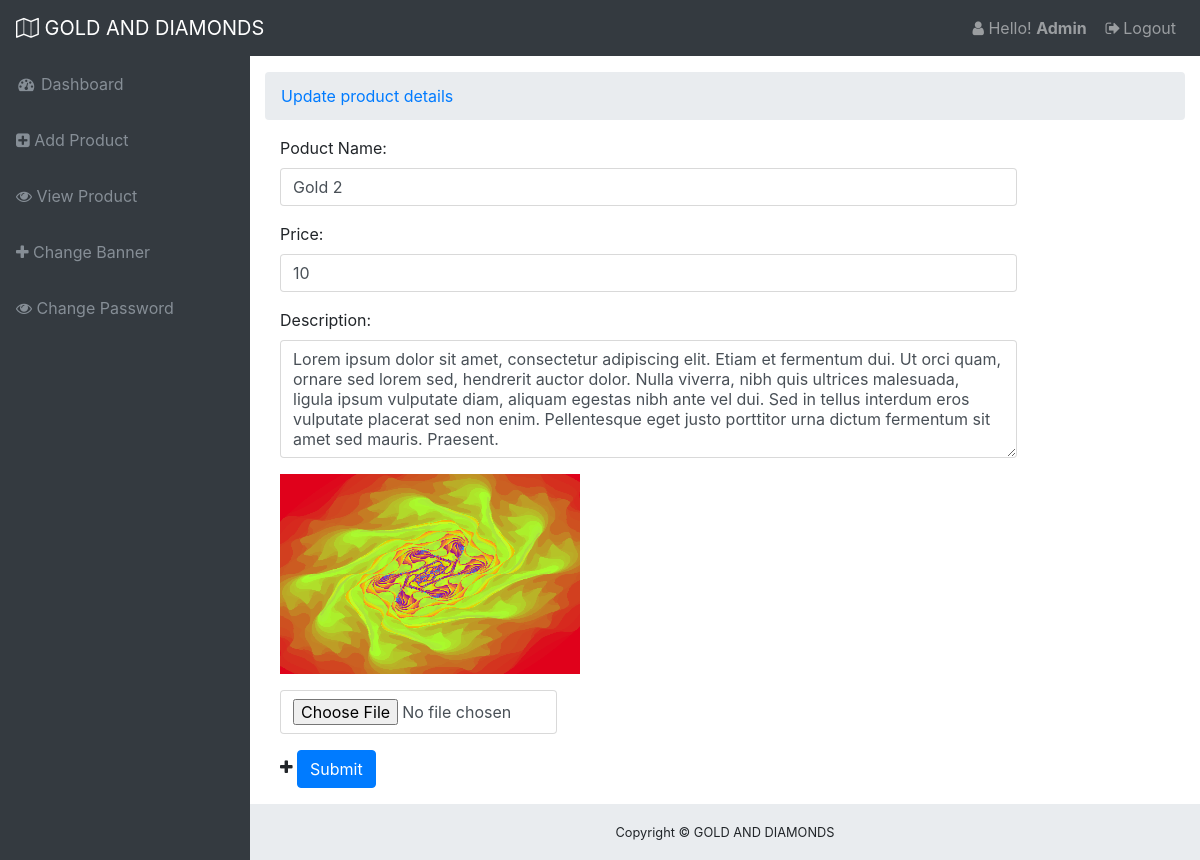
/GD/gdadmin/editproduct.php?prodid=9 (signed in), run on the app's committed database.
### tables this page shows
CREATE TABLE `tbl_product` (
  `id` int(11) NOT NULL,
  `productName` varchar(255) NOT NULL,
  `description` text NOT NULL,
  `price` int(11) NOT NULL,
  `image` varchar(255) NOT NULL
);

### GD/classes/Product.php (called while the page is built, shortened)
<?php
$filepath = realpath(dirname(__FILE__));
include_once ($filepath."/../libs/Database.php");
include_once ($filepath."/../helpers/Format.php");
Class Product{
	private $db;
	private $fm;
	public function __construct(){
		$this->db = new Database();
		$this->fm = new Format();
	}
	public function getProdById($id){
		$pid = $this->fm->validation($id);
		$pid = mysqli_real_escape_string($this->db->link, $pid);
		$sql = "SELECT * FROM tbl_product WHERE id = '$pid' ";
		$result = $this->db->select($sql);
		return $result;
	}
}
?>

### GD/libs/Database.php (called while the page is built, shortened)
<?php
Class Database{
	public $host   = DB_HOST;
	public $user   = DB_USER;
	public $pass   = DB_PASS;
	public $dbname = DB_NAME;
	public $link;
	private function connectDB(){
	$this->link = new mysqli($this->host, $this->user, $this->pass, $this->dbname);
 }
	public function select($query){
		$result = $this->link->query($query) or die($this->link->error.__LINE__);
		if($result->num_rows > 0){
			return $result;
		} else {
			return false;
		}
	}
}

### GD/helpers/Format.php (called while the page is built, shortened)
<?php
class Format{
	public function validation($data){
		$data = trim($data);
		$data = stripcslashes($data);
		$data = htmlspecialchars($data);
		return $data;
	}
}
?>

### GD/gdadmin/editproduct.php (the view, shortened to what this page needs)
<?php
include_once "admin_header.php";
if (!isset($_GET['prodid']) && $_GET['prodid'] == NULL) {
        echo "<script>window.location='viewpproduct.php';</script>";
    }else{
        $pdid = $_GET['prodid'];
    }
?>
    <div class="container-fluid">
      <ol class="breadcrumb">
        <li class="breadcrumb-item">
          <a href="#">Update product details</a>
        </li>
      </ol>
		<form class="form-horizontal" action="" method="POST" enctype="multipart/form-data">
			<?php
               		$pdinfo = $pd->getProdById($pdid);
               		if ($pdinfo) {
               			while ($pdresult = $pdinfo->fetch_assoc()) {
               ?>
		  <div class="form-group">
		    <label class="control-label col-sm-2" for="email">Poduct Name:</label>
		    <div class="col-sm-10">
		      <input type="text" name="pname" class="form-control" id="email" value="<?php echo $pdresult['productName'];?>" >
		    </div>
		  </div>
		  <div class="form-group">
		    <label class="control-label col-sm-2" for="email">Price:</label>
		    <div class="col-sm-10">
		      <input type="text" name="p_price" class="form-control" id="email" value="<?php echo $pdresult['price'];?>">
		    </div>
		  </div>
		  <div class="form-group">
		    <label class="control-label col-sm-2" for="pwd">Description:</label>
		    <div class="col-sm-10">
		      <textarea name="pdescription" class="form-control" cols="5" rows="5" id="pwd"><?php echo $pdresult['description'];?></textarea>
		    </div>
		  </div>
		  <div class="form-group">
		    <div class="col-sm-10">
		      <img style="width:300px; height:200px;" src="<?php echo $pdresult['image'];?>" alt="">
		    </div>
		  </div>
			<div class="form-group col-sm-4">
			  <input type="file" class="form-control" name="image" id="customFile">
			</div>
		  <div class="form-group">
		    <div class="col-sm-offset-2 col-sm-10">
		    	<i class="fa fa-plus" aria-hidden="true"></i>
		      <input type="submit" class="btn btn-primary" value="Submit" />
		    </div>
		  </div>
		<?php
			}
		}
		?>
		</form>
	</div>
<?php
include_once "admin_footer.php";
?>

### GD/gdadmin/css/sb-admin.css (style rules this page uses)
html { position: relative; min-height: 100%; }
body { overflow-x: hidden; }
body.sticky-footer { margin-bottom: 56px; }
body.fixed-nav { padding-top: 56px; }

### data on the page
tbl_product: pname "Gold 2", p_price "10", pdescription "Lorem ipsum dolor sit amet, consectetur adipiscing elit. Etiam et fermentum dui. Ut orci quam, ornare sed lorem sed, hendrerit auctor dolor. Nulla viverra, nibh quis ultrices malesuada, ligula ipsum vulputate diam, aliquam egestas nibh ante vel dui. Sed in tellus interdum eros vulputate placerat sed non enim. Pellentesque eget justo porttitor urna dictum fermentum sit amet sed mauris. Praesent.", image (picture)
